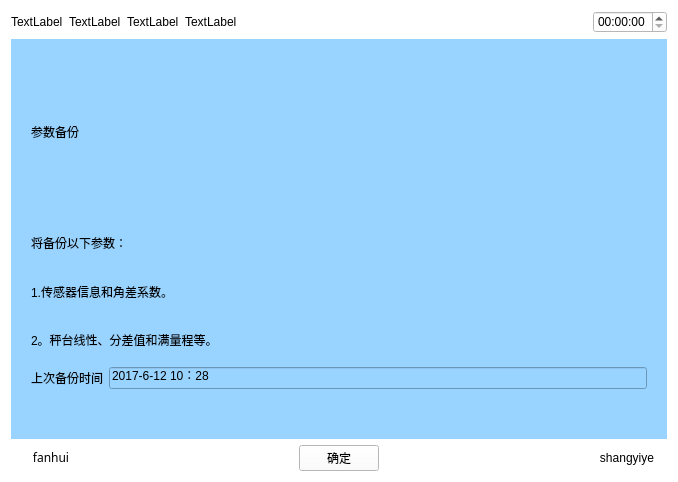
<?xml version="1.0" encoding="UTF-8"?>
<ui version="4.0">
 <class>Caishubeifen</class>
 <widget class="QWidget" name="Caishubeifen">
  <property name="geometry">
   <rect>
    <x>0</x>
    <y>0</y>
    <width>678</width>
    <height>482</height>
   </rect>
  </property>
  <property name="windowTitle">
   <string>Form</string>
  </property>
  <property name="styleSheet">
   <string notr="true">background-color: rgb(255, 255, 255);</string>
  </property>
  <layout class="QVBoxLayout" name="verticalLayout_3" stretch="1,5,1">
   <item>
    <layout class="QHBoxLayout" name="horizontalLayout_5">
     <item>
      <widget class="QLabel" name="label_14">
       <property name="text">
        <string>TextLabel</string>
       </property>
      </widget>
     </item>
     <item>
      <widget class="QLabel" name="label_15">
       <property name="text">
        <string>TextLabel</string>
       </property>
      </widget>
     </item>
     <item>
      <widget class="QLabel" name="label_16">
       <property name="text">
        <string>TextLabel</string>
       </property>
      </widget>
     </item>
     <item>
      <widget class="QLabel" name="label_17">
       <property name="text">
        <string>TextLabel</string>
       </property>
      </widget>
     </item>
     <item>
      <spacer name="horizontalSpacer_4">
       <property name="orientation">
        <enum>Qt::Horizontal</enum>
       </property>
       <property name="sizeHint" stdset="0">
        <size>
         <width>40</width>
         <height>20</height>
        </size>
       </property>
      </spacer>
     </item>
     <item>
      <widget class="QTimeEdit" name="timeEdit_2"/>
     </item>
    </layout>
   </item>
   <item>
    <widget class="QWidget" name="widget" native="true">
     <property name="sizePolicy">
      <sizepolicy hsizetype="Preferred" vsizetype="Preferred">
       <horstretch>0</horstretch>
       <verstretch>0</verstretch>
      </sizepolicy>
     </property>
     <property name="contextMenuPolicy">
      <enum>Qt::DefaultContextMenu</enum>
     </property>
     <property name="styleSheet">
      <string notr="true">background-color: rgb(153, 211, 255);</string>
     </property>
     <layout class="QGridLayout" name="gridLayout">
      <property name="leftMargin">
       <number>20</number>
      </property>
      <property name="rightMargin">
       <number>20</number>
      </property>
      <property name="bottomMargin">
       <number>50</number>
      </property>
      <item row="0" column="0">
       <layout class="QVBoxLayout" name="verticalLayout_2">
        <item>
         <widget class="QLabel" name="label">
          <property name="text">
           <string>参数备份</string>
          </property>
         </widget>
        </item>
        <item>
         <layout class="QVBoxLayout" name="verticalLayout">
          <item>
           <widget class="QLabel" name="label_2">
            <property name="text">
             <string>将备份以下参数：</string>
            </property>
           </widget>
          </item>
          <item>
           <widget class="QLabel" name="label_3">
            <property name="text">
             <string>1.传感器信息和角差系数。</string>
            </property>
           </widget>
          </item>
          <item>
           <widget class="QLabel" name="label_4">
            <property name="text">
             <string>2。秤台线性、分差值和满量程等。</string>
            </property>
           </widget>
          </item>
          <item>
           <layout class="QHBoxLayout" name="horizontalLayout">
            <item>
             <widget class="QLabel" name="label_5">
              <property name="text">
               <string>上次备份时间</string>
              </property>
             </widget>
            </item>
            <item>
             <widget class="QLineEdit" name="lineEdit">
              <property name="text">
               <string>2017-6-12 10：28</string>
              </property>
             </widget>
            </item>
           </layout>
          </item>
         </layout>
        </item>
       </layout>
      </item>
     </layout>
    </widget>
   </item>
   <item>
    <layout class="QHBoxLayout" name="horizontalLayout_2">
     <item>
      <widget class="QPushButton" name="returnIndex">
       <property name="font">
        <font>
         <family>AR PL UMing TW MBE</family>
        </font>
       </property>
       <property name="text">
        <string>fanhui</string>
       </property>
       <property name="flat">
        <bool>true</bool>
       </property>
      </widget>
     </item>
     <item>
      <spacer name="horizontalSpacer">
       <property name="orientation">
        <enum>Qt::Horizontal</enum>
       </property>
       <property name="sizeHint" stdset="0">
        <size>
         <width>40</width>
         <height>20</height>
        </size>
       </property>
      </spacer>
     </item>
     <item>
      <widget class="QPushButton" name="information">
       <property name="text">
        <string>确定</string>
       </property>
      </widget>
     </item>
     <item>
      <spacer name="horizontalSpacer_3">
       <property name="orientation">
        <enum>Qt::Horizontal</enum>
       </property>
       <property name="sizeHint" stdset="0">
        <size>
         <width>40</width>
         <height>20</height>
        </size>
       </property>
      </spacer>
     </item>
     <item>
      <widget class="QPushButton" name="returnPage">
       <property name="text">
        <string>shangyiye</string>
       </property>
       <property name="flat">
        <bool>true</bool>
       </property>
      </widget>
     </item>
    </layout>
   </item>
  </layout>
 </widget>
 <resources/>
 <connections/>
</ui>
